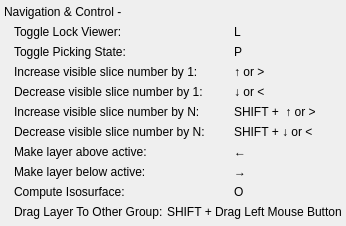
              <widget class="QWidget" name="widget_47" native="true">
               <property name="sizePolicy">
                <sizepolicy hsizetype="Preferred" vsizetype="Fixed">
                 <horstretch>0</horstretch>
                 <verstretch>0</verstretch>
                </sizepolicy>
               </property>
               <layout class="QVBoxLayout" name="verticalLayout_12">
                <property name="spacing">
                 <number>0</number>
                </property>
                <property name="leftMargin">
                 <number>4</number>
                </property>
                <property name="topMargin">
                 <number>2</number>
                </property>
                <property name="rightMargin">
                 <number>4</number>
                </property>
                <property name="bottomMargin">
                 <number>4</number>
                </property>
                <item>
                 <widget class="QWidget" name="widget_48" native="true">
                  <layout class="QHBoxLayout" name="horizontalLayout_44">
                   <property name="spacing">
                    <number>0</number>
                   </property>
                   <property name="margin">
                    <number>0</number>
                   </property>
                   <item>
                    <widget class="QLabel" name="label_71">
                     <property name="minimumSize">
                      <size>
                       <width>0</width>
                       <height>20</height>
                      </size>
                     </property>
                     <property name="text">
                      <string>Navigation &amp; Control -</string>
                     </property>
                    </widget>
                   </item>
                  </layout>
                 </widget>
                </item>
                <item>
                 <widget class="QWidget" name="widget_49" native="true">
                  <property name="minimumSize">
                   <size>
                    <width>0</width>
                    <height>20</height>
                   </size>
                  </property>
                  <layout class="QHBoxLayout" name="horizontalLayout_45" stretch="2,1">
                   <property name="spacing">
                    <number>4</number>
                   </property>
                   <property name="leftMargin">
                    <number>10</number>
                   </property>
                   <property name="topMargin">
                    <number>0</number>
                   </property>
                   <property name="rightMargin">
                    <number>0</number>
                   </property>
                   <property name="bottomMargin">
                    <number>0</number>
                   </property>
                   <item>
                    <widget class="QLabel" name="label_72">
                     <property name="text">
                      <string>Toggle Lock Viewer:</string>
                     </property>
                    </widget>
                   </item>
                   <item>
                    <widget class="QLabel" name="label_73">
                     <property name="text">
                      <string>L</string>
                     </property>
                    </widget>
                   </item>
                  </layout>
                 </widget>
                </item>
                <item>
                 <widget class="QWidget" name="widget_54" native="true">
                  <property name="minimumSize">
                   <size>
                    <width>0</width>
                    <height>20</height>
                   </size>
                  </property>
                  <layout class="QHBoxLayout" name="horizontalLayout_50" stretch="2,1">
                   <property name="spacing">
                    <number>4</number>
                   </property>
                   <property name="leftMargin">
                    <number>10</number>
                   </property>
                   <property name="topMargin">
                    <number>0</number>
                   </property>
                   <property name="rightMargin">
                    <number>0</number>
                   </property>
                   <property name="bottomMargin">
                    <number>0</number>
                   </property>
                   <item>
                    <widget class="QLabel" name="label_82">
                     <property name="text">
                      <string>Toggle Picking State:</string>
                     </property>
                    </widget>
                   </item>
                   <item>
                    <widget class="QLabel" name="label_83">
                     <property name="text">
                      <string>P</string>
                     </property>
                    </widget>
                   </item>
                  </layout>
                 </widget>
                </item>
                <item>
                 <widget class="QWidget" name="widget_50" native="true">
                  <property name="minimumSize">
                   <size>
                    <width>0</width>
                    <height>20</height>
                   </size>
                  </property>
                  <layout class="QHBoxLayout" name="horizontalLayout_46" stretch="2,1">
                   <property name="spacing">
                    <number>4</number>
                   </property>
                   <property name="leftMargin">
                    <number>10</number>
                   </property>
                   <property name="topMargin">
                    <number>0</number>
                   </property>
                   <property name="rightMargin">
                    <number>0</number>
                   </property>
                   <property name="bottomMargin">
                    <number>0</number>
                   </property>
                   <item>
                    <widget class="QLabel" name="label_74">
                     <property name="text">
                      <string>Increase visible slice number by 1:</string>
                     </property>
                    </widget>
                   </item>
                   <item>
                    <widget class="QLabel" name="label_75">
                     <property name="text">
                      <string>↑ or &gt;</string>
                     </property>
                    </widget>
                   </item>
                  </layout>
                 </widget>
                </item>
                <item>
                 <widget class="QWidget" name="widget_51" native="true">
                  <property name="minimumSize">
                   <size>
                    <width>0</width>
                    <height>20</height>
                   </size>
                  </property>
                  <layout class="QHBoxLayout" name="horizontalLayout_47" stretch="2,1">
                   <property name="spacing">
                    <number>4</number>
                   </property>
                   <property name="leftMargin">
                    <number>10</number>
                   </property>
                   <property name="topMargin">
                    <number>0</number>
                   </property>
                   <property name="rightMargin">
                    <number>0</number>
                   </property>
                   <property name="bottomMargin">
                    <number>0</number>
                   </property>
                   <item>
                    <widget class="QLabel" name="label_76">
                     <property name="text">
                      <string>Decrease visible slice number by 1:</string>
                     </property>
                    </widget>
                   </item>
                   <item>
                    <widget class="QLabel" name="label_77">
                     <property name="text">
                      <string>↓ or &lt;</string>
                     </property>
                    </widget>
                   </item>
                  </layout>
                 </widget>
                </item>
                <item>
                 <widget class="QWidget" name="widget_52" native="true">
                  <property name="minimumSize">
                   <size>
                    <width>0</width>
                    <height>20</height>
                   </size>
                  </property>
                  <layout class="QHBoxLayout" name="horizontalLayout_48" stretch="2,1">
                   <property name="spacing">
                    <number>4</number>
                   </property>
                   <property name="leftMargin">
                    <number>10</number>
                   </property>
                   <property name="topMargin">
                    <number>0</number>
                   </property>
                   <property name="rightMargin">
                    <number>0</number>
                   </property>
                   <property name="bottomMargin">
                    <number>0</number>
                   </property>
                   <item>
                    <widget class="QLabel" name="label_78">
                     <property name="text">
                      <string>Increase visible slice number by N:</string>
                     </property>
                    </widget>
                   </item>
                   <item>
                    <widget class="QLabel" name="label_79">
                     <property name="text">
                      <string>SHIFT +  ↑ or &gt;</string>
                     </property>
                    </widget>
                   </item>
                  </layout>
                 </widget>
                </item>
                <item>
                 <widget class="QWidget" name="widget_53" native="true">
                  <property name="minimumSize">
                   <size>
                    <width>0</width>
                    <height>20</height>
                   </size>
                  </property>
                  <layout class="QHBoxLayout" name="horizontalLayout_49" stretch="2,1">
                   <property name="spacing">
                    <number>4</number>
                   </property>
                   <property name="leftMargin">
                    <number>10</number>
                   </property>
                   <property name="topMargin">
                    <number>0</number>
                   </property>
                   <property name="rightMargin">
                    <number>0</number>
                   </property>
                   <property name="bottomMargin">
                    <number>0</number>
                   </property>
                   <item>
                    <widget class="QLabel" name="label_80">
                     <property name="text">
                      <string>Decrease visible slice number by N:</string>
                     </property>
                    </widget>
                   </item>
                   <item>
                    <widget class="QLabel" name="label_81">
                     <property name="text">
                      <string>SHIFT +  ↓ or &lt;</string>
                     </property>
                    </widget>
                   </item>
                  </layout>
                 </widget>
                </item>
                <item>
                 <widget class="QWidget" name="widget_58" native="true">
                  <property name="minimumSize">
                   <size>
                    <width>0</width>
                    <height>20</height>
                   </size>
                  </property>
                  <layout class="QHBoxLayout" name="horizontalLayout_54" stretch="2,1">
                   <property name="spacing">
                    <number>4</number>
                   </property>
                   <property name="leftMargin">
                    <number>10</number>
                   </property>
                   <property name="topMargin">
                    <number>0</number>
                   </property>
                   <property name="rightMargin">
                    <number>0</number>
                   </property>
                   <property name="bottomMargin">
                    <number>0</number>
                   </property>
                   <item>
                    <widget class="QLabel" name="label_90">
                     <property name="text">
                      <string>Make layer above active:</string>
                     </property>
                    </widget>
                   </item>
                   <item>
                    <widget class="QLabel" name="label_91">
                     <property name="text">
                      <string>←</string>
                     </property>
                    </widget>
                   </item>
                  </layout>
                 </widget>
                </item>
                <item>
                 <widget class="QWidget" name="widget_59" native="true">
                  <property name="minimumSize">
                   <size>
                    <width>0</width>
                    <height>20</height>
                   </size>
                  </property>
                  <layout class="QHBoxLayout" name="horizontalLayout_55" stretch="2,1">
                   <property name="spacing">
                    <number>4</number>
                   </property>
                   <property name="leftMargin">
                    <number>10</number>
                   </property>
                   <property name="topMargin">
                    <number>0</number>
                   </property>
                   <property name="rightMargin">
                    <number>0</number>
                   </property>
                   <property name="bottomMargin">
                    <number>0</number>
                   </property>
                   <item>
                    <widget class="QLabel" name="label_92">
                     <property name="text">
                      <string>Make layer below active:</string>
                     </property>
                    </widget>
                   </item>
                   <item>
                    <widget class="QLabel" name="label_93">
                     <property name="text">
                      <string>→</string>
                     </property>
                    </widget>
                   </item>
                  </layout>
                 </widget>
                </item>
                <item>
                 <widget class="QWidget" name="widget_60" native="true">
                  <property name="minimumSize">
                   <size>
                    <width>0</width>
                    <height>20</height>
                   </size>
                  </property>
                  <layout class="QHBoxLayout" name="horizontalLayout_56" stretch="2,1">
                   <property name="spacing">
                    <number>4</number>
                   </property>
                   <property name="leftMargin">
                    <number>10</number>
                   </property>
                   <property name="topMargin">
                    <number>0</number>
                   </property>
                   <property name="rightMargin">
                    <number>0</number>
                   </property>
                   <property name="bottomMargin">
                    <number>0</number>
                   </property>
                   <item>
                    <widget class="QLabel" name="label_94">
                     <property name="text">
                      <string>Compute Isosurface:</string>
                     </property>
                    </widget>
                   </item>
                   <item>
                    <widget class="QLabel" name="label_95">
                     <property name="text">
                      <string>O</string>
                     </property>
                    </widget>
                   </item>
                  </layout>
                 </widget>
                </item>
                <item>
                 <widget class="QWidget" name="widget_60_2" native="true">
                  <property name="enabled">
                   <bool>true</bool>
                  </property>
                  <property name="minimumSize">
                   <size>
                    <width>0</width>
                    <height>20</height>
                   </size>
                  </property>
                  <layout class="QHBoxLayout" name="horizontalLayout_56" stretch="0,0">
                   <property name="spacing">
                    <number>4</number>
                   </property>
                   <property name="leftMargin">
                    <number>10</number>
                   </property>
                   <property name="topMargin">
                    <number>0</number>
                   </property>
                   <property name="rightMargin">
                    <number>0</number>
                   </property>
                   <property name="bottomMargin">
                    <number>0</number>
                   </property>
                   <item>
                    <widget class="QLabel" name="label_124">
                     <property name="enabled">
                      <bool>true</bool>
                     </property>
                     <property name="text">
                      <string>Drag Layer To Other Group:</string>
                     </property>
                    </widget>
                   </item>
                   <item>
                    <widget class="QLabel" name="label_123">
                     <property name="text">
                      <string>SHIFT + Drag Left Mouse Button</string>
                     </property>
                    </widget>
                   </item>
                  </layout>
                 </widget>
                </item>
               </layout>
              </widget>
